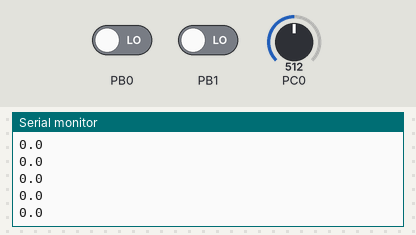
Simulated run of this program. Board: ATmega328P, built with avr-gcc and emulated at 8 MHz. Parts: the last lines printed to the serial monitor. The inputs (shaded band) are chosen by the test bench; at power-on: PC0 = 512, PB0 LOW, PB1 LOW.

Above: at 1.2 s.
1.3 s: PC0 set to 716
At 1.46 s:
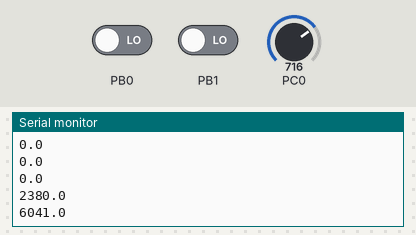
2.8 s: PB0 driven HIGH
At 2.85 s:
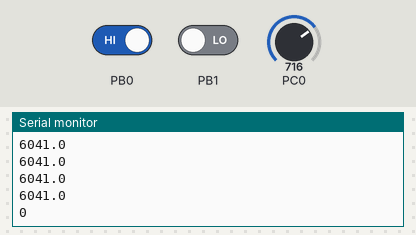
Timing chart, 0 to 5.8 s (numbered marks = the images above; inputs shaded):
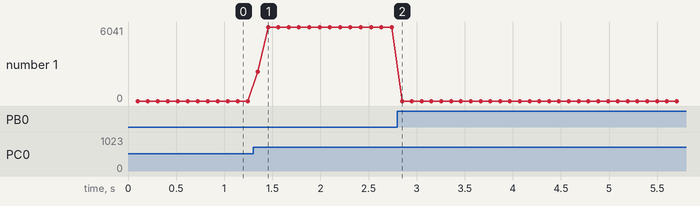

The program:

main.c
```c
/*
 * HeartRateSensor.c
 *
 * Created: 5/3/2018 11:50:08 AM
 * Author : Damian
 * Descrition : This program collects and outputs data from the AD8232 to UART
 *				terminal. I used a bluetooth module to send data
 */

#define BAUD 9600
#define F_CPU 8000000UL

#include <stdlib.h>
#include <avr/io.h>
#include <avr/interrupt.h>
#include <stdio.h>
#include <util/delay.h>

void init_USART();
void init_ADC();
void USART_tx_string(char*);
static int put_char(char c, FILE *stream); //required for printf
static FILE mystdout = FDEV_SETUP_STREAM(put_char, NULL, _FDEV_SETUP_WRITE); //required for printf

int main(void)
{
	DDRB = 0; //input for LO- and LO+ from AD8232

	char c[9]; //holds converted value in string
	stdout = &mystdout; //set the output stream

	init_USART();
	init_ADC();

	while(1){
			uint8_t low; //ADCL
			uint16_t all = 0; //ADC 10 bit
			uint16_t avg = 0; //average buffer

			for(int i=0;i < 100 ; i++){ //grab 100 data points and sum then average.
				ADCSRA |= (1 << ADSC); //start the conversion. while in free running mode it will
				while((ADCSRA&(1 << ADIF))==0); //check if conversion done
				ADCSRA |= (1 << ADIF); //reset flag
				low = ADCL; //grab lower 8 adc bits
				all = ADCH << 8 | low; //grab all 10 bits of ADC
				avg += all; //add to buffer
				_delay_us(1000);
			}

			all = avg/10; //average and scale down so its easier to see

			dtostrf(all,3,1,c); //convert double to string
			if(PINB & 0b00000011){ //check if all pads connected
				printf("0"); //pads not connected so output 0
			}
			else
				USART_tx_string(c); //print value to terminal

			printf("\r\n");
	}
}

void init_USART(){
	unsigned int BAUDrate;

	//set BAUD rate: UBRR = [F_CPU/(16*BAUD)]-1
	BAUDrate = ((F_CPU/16)/BAUD) - 1;
	UBRR0H = (unsigned char) (BAUDrate >> 8); //shift top 8 bits into UBRR0H
	UBRR0L = (unsigned char) BAUDrate; //shift rest of 8 bits into UBRR0L
	UCSR0B |= (1 << RXEN0) | (1 << TXEN0); //enable receiver and trasmitter
	UCSR0C |= (1 << UCSZ01) | (1 << UCSZ00); //set data frame: 8 bit, 1 stop
}

void init_ADC(){
	ADMUX = 0; //use ADC0
	ADMUX |= (1 << REFS0); //use AVcc as the reference (5V)
	ADMUX |= (1 << ADLAR); //set to right adjust for 8-bit ADC

	//ADCSRA |= (1 << ADIE); //ADC interrupt enable
	ADCSRA |= (1 << ADEN); //enable ADC

	//set pre-scale to 2 for input frequency
	ADCSRA &= ~(1 << ADPS2) | ~(1 << ADPS1) | ~(1 << ADPS0);

	ADCSRB = 0; //free running mode
}

static int put_char(char c, FILE *stream) //required for printf
{
	while(!(UCSR0A &(1<<UDRE0))); // wait for UDR to be clear
	UDR0 = c;    //send the character
	return 0;
}

void USART_tx_string(char* data){
	while((*data!='\0')){ //print until null
		while(!(UCSR0A &(1<<UDRE0))); //check if transmit buffer is ready for new data
		UDR0=*data; //print char at current pointer
		data++; //iterate char pointer
	}
}
```

Measured:
- after the input at 1.3 s, the serial monitor: prints a new line after 0.05 s (image 1)
- after the input at 2.8 s, the serial monitor: prints a new line after 0.05 s (image 2)
- plotted number 1: 0 → 6041 after the input at 1.3 s
